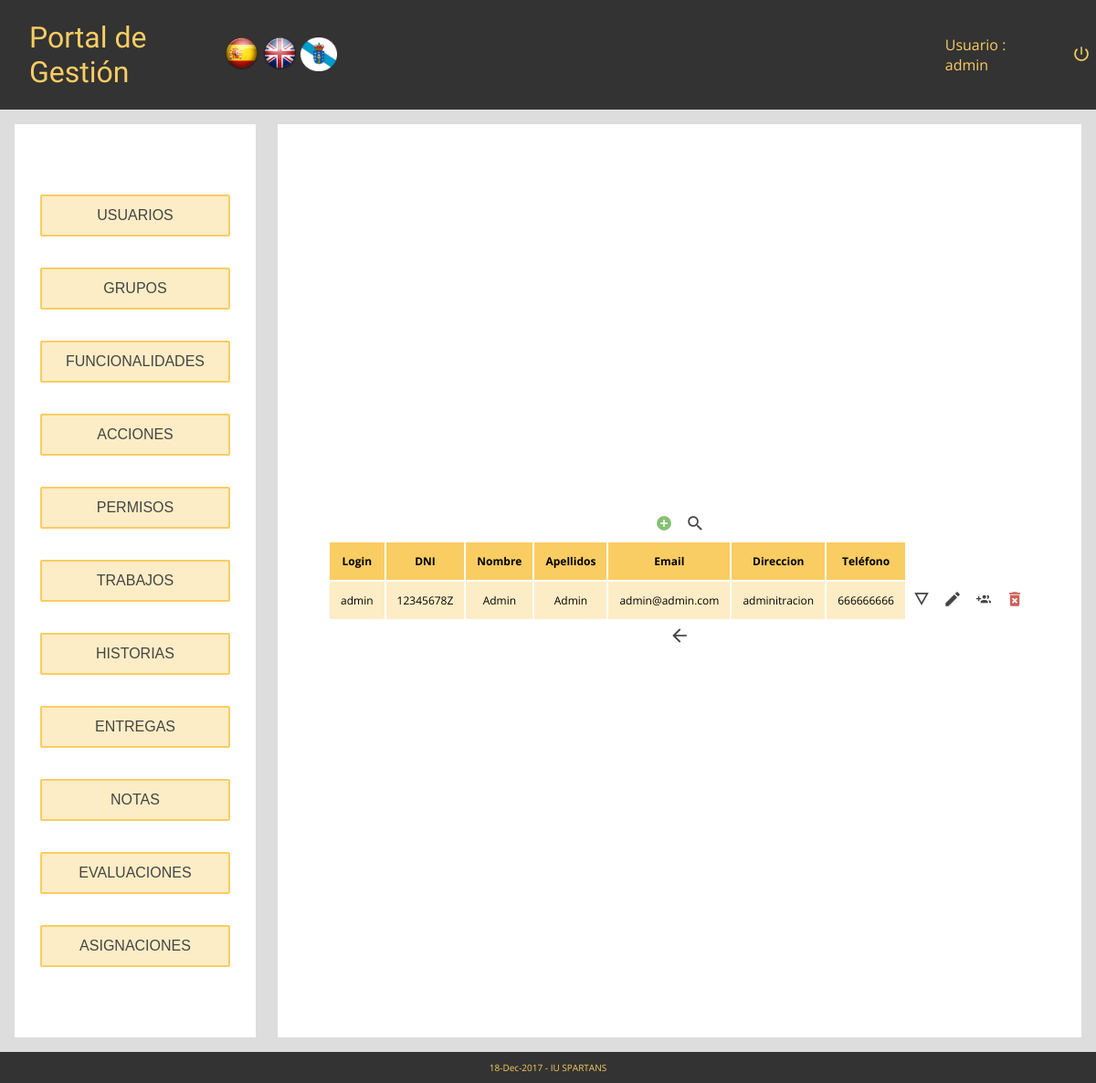
Screenshot of /Controllers/Index_Controller.php (signed in) with the database file from the repository.
### tables this page shows
CREATE TABLE `USUARIO` (
  `login` varchar(9) NOT NULL,
  `password` varchar(128) NOT NULL,
  `DNI` varchar(9) NOT NULL,
  `Nombre` varchar(30) NOT NULL,
  `Apellidos` varchar(50) NOT NULL,
  `Correo` varchar(40) NOT NULL,
  `Direccion` varchar(60) NOT NULL,
  `Telefono` varchar(11) NOT NULL
  );

### Functions/Authentication.php (called while the page is built)
<?php
function IsAuthenticated(){
	if (!isset($_SESSION['login'])){
		return false;
	}
	else{
		return true;
	}
}
?>

### Models/Access_DB.php (called while the page is built, shortened)
<?php
function ConectarBD()
	{
		$mysqli = new mysqli('localhost', 'userET3', 'passET3', 'IUET32017');
		return $mysqli;
	}
?>

### Functions/comprobarAdmin.php (called while the page is built)
<?php
include_once '../Models/GRUPOS_Model.php';
function isAdmin(){
	$GRUPOS_LOGIN = new USU_GRUPO_Model($_SESSION['login'],'');
	$gruposLogin = $GRUPOS_LOGIN->SEARCH();
	while($row = $gruposLogin->fetch_array()) {
		if($row[1] == 'Admin'){
			return true;
		}
	}
	return false;
}

### Models/GRUPOS_Model.php (called while the page is built, shortened)
<?php
class USU_GRUPO_Model{
    var $login;
    var $idGrupo;
function __construct($login,$idGrupo)
{
    $this->login=$login;
    $this->idGrupo=$idGrupo;
    include_once '../Models/Access_DB.php';
    $this->mysqli = ConectarBD();
}
	function SEARCH(){
                $sql = "SELECT * FROM USU_GRUPO WHERE ((login LIKE '%$this->login%') && (IdGrupo LIKE '%$this->idGrupo%'))";
    if (!($resultado = $this->mysqli->query($sql))){
        return 'Error en la consulta sobre la base de datos';
    }
    else{
        return $resultado;
    }
    }
}
?>

### Views/IndexView.php (called while the page is built, shortened)
<?php
class Index {
	function __construct(){
		$this->render();
	}
	function render(){
		include '../Views/Header.php';
		include '../Views/Footer.php';
		$Footer = new Footer();
	}
}
?>

### Models/USUARIOS_Model.php (called while the page is built, shortened)
<?php
class USUARIOS_Model {
	var $login;
	var $DNI;
	var $Nombre;
	var $Apellidos;
	var $Correo;
	var $Direccion;
	var $Telefono;
	var $mysqli;
function __construct($login,$password,$DNI,$Nombre,$Apellidos,$Correo,$Direccion,$Telefono){
	$this->login = $login;
	$this->DNI = $DNI;
	$this->Nombre = $Nombre;
	$this->Apellidos = $Apellidos;
	$this->Correo = $Correo;
	$this->Direccion = $Direccion;
	$this->Telefono = $Telefono;
	include_once '../Models/Access_DB.php';
	$this->mysqli = ConectarBD();
}
function SEARCH()
{
		$sql = "select
					login,
					DNI,
					Nombre,
					Apellidos,
					Correo,
					Direccion,
					Telefono
       			from USUARIO
    			where
    				(
					(login LIKE '%$this->login%') &&
					(DNI LIKE '%$this->DNI%') &&
	 				(Nombre LIKE '%$this->Nombre%') &&
	 				(Apellidos LIKE '%$this->Apellidos%') &&
	 				(Correo LIKE '%$this->Correo%') &&
	 				(Direccion LIKE '%$this->Direccion%') &&
	 				(Telefono LIKE '%$this->Telefono%')
    				)";
    if (!($resultado = $this->mysqli->query($sql))){
		return 'Error en la consulta sobre la base de datos';
	}
    else{
		return $resultado;
	}
}
}
?>

### Views/Usuario_VIEWS/Usuario_SHOWALL.php (the view, shortened to what this page needs)
<?php
class Usuario_SHOWALL{
    var $lista;
    var $datos;
    function __construct($lista, $datos, $indexphp){
        $this->lista = $lista;
        $this->datos = $datos;
        $this->pinta();
    }
    function pinta(){
            if (IsAuthenticated() && !isAdmin()){
            $respuesta= "No tienes permiso para acceder a esta vista";
            new Vista_MESSAGE($respuesta, '../Controllers/Index_Controller.php');
            }else{
        ?>
        <form id="formulario-showall" method="">
            <div id="botones-comunes">
                <button type = "submit" name = "action" value="ADD" title="<?php echo $strings['añadir una fila']; ?>"><img src="../Iconos/add.png" ></button>
                <button type = "submit" name = "action" value="SEARCH" title="<?php echo $strings['buscar en la tabla']; ?>"><img src="../Iconos/search.png" ></button>
            </div>
        </form>
        <table id="tabla-showall">
            <tr>
                <?php
                for ($i = 0; $i < count($this->lista); $i++) {
                    ?>
                    <th><?php
					$columna = $this->lista[$i];
					echo $strings[$columna];?></th>
                    <?php
                }
                ?>
            </tr>
            <?php
            while($row = $this->datos->fetch_array())
            {
                ?>
                <form class="formulario-tupla" method="">
                    <tr>
                        <?php
                        for ($i = 0; $i < count($this->lista); $i++) {
                            ?>
                            <td class="celda"><?php echo $row[$this->lista[$i]]?><input type="hidden" name="<?php echo $this->lista[$i]?>" value="<?php echo $row[$this->lista[$i]]?>"></td>
                            <?php
                        }
                        ?>
                        <td><button type = "submit" name = "action" value="SHOWCURRENT"  title="<?php echo $strings['Ver en detalle']; ?>"><img class="button-td" src="../Iconos/details.png"></img></button></td>
                        <td><button type = "submit" name = "action" value="EDIT" title="<?php echo $strings['editar']; ?>"><img class="button-td" src="../Iconos/edit.png" ></img></button></td>
                        <td><button type = "submit" name = "action" value="ADDGROUP" title="<?php echo $strings['editar grupos']; ?>"><img class="button-td" src="../Iconos/group_add.png" ></img></button></td>
                        <td><button type = "submit" name = "action" value="DELETE"  title="<?php echo $strings['borrar']; ?>"><img class="button-td" src="../Iconos/borrar.png"></img></button></td>
                    </tr>
                </form>
                <?php
            }
            ?>
        </table>
        <form id="Formulario-mensaje" action="../Controllers/Index_Controller.php" method="get">
		<button id="boton-mensaje" type='submit' name='action' title="<?php echo $strings['Volver atrás']; ?>"><img class="button-td" src="../Iconos/back.png" ></button></form>
        <?php
    }
}
}
?>

### css/index.css (style rules this page uses)
* { margin: 0px; padding: 0px; }
html { font-family: Open Sans; height: 100%; width: 100%; margin: 0px; padding: 0px; font-size: 62.5%; }
body { width: 100%; min-height: 100%; display: flex; flex-direction: column; background-color: #DDD; }
.button-td { max-width: 3.2rem; max-height: 3.2rem; }
table tr th { font-size: 1.2rem; padding: 1.2rem; background-color: #FACD63; }
.celda { font-size: 1.2rem; padding: 1.2rem; background-color: #fdedc6; text-align: center; }
button { background: none; border: none; }
#botones-comunes img { max-width: 3.2rem; max-height: 3.2rem; }

### rows the page displays
usuario: login "admin", DNI "12345678Z", Nombre "Admin", Apellidos "Admin", Correo "admin@admin.com", Direccion "adminitracion", Telefono "666666666"

### other values shown
$strings['Portal de Gestión'] "Portal de Gestión"
$strings['Usuario'] "Usuario"
$_SESSION['login'] "admin"
$strings[$columna] "Login"
$strings[$columna] "DNI"
$strings[$columna] "Nombre"
$strings[$columna] "Apellidos"
$strings[$columna] "Email"
$strings[$columna] "Direccion"
$strings[$columna] "Teléfono"
date("d-M-Y", mktime()) "18-Dec-2017"
